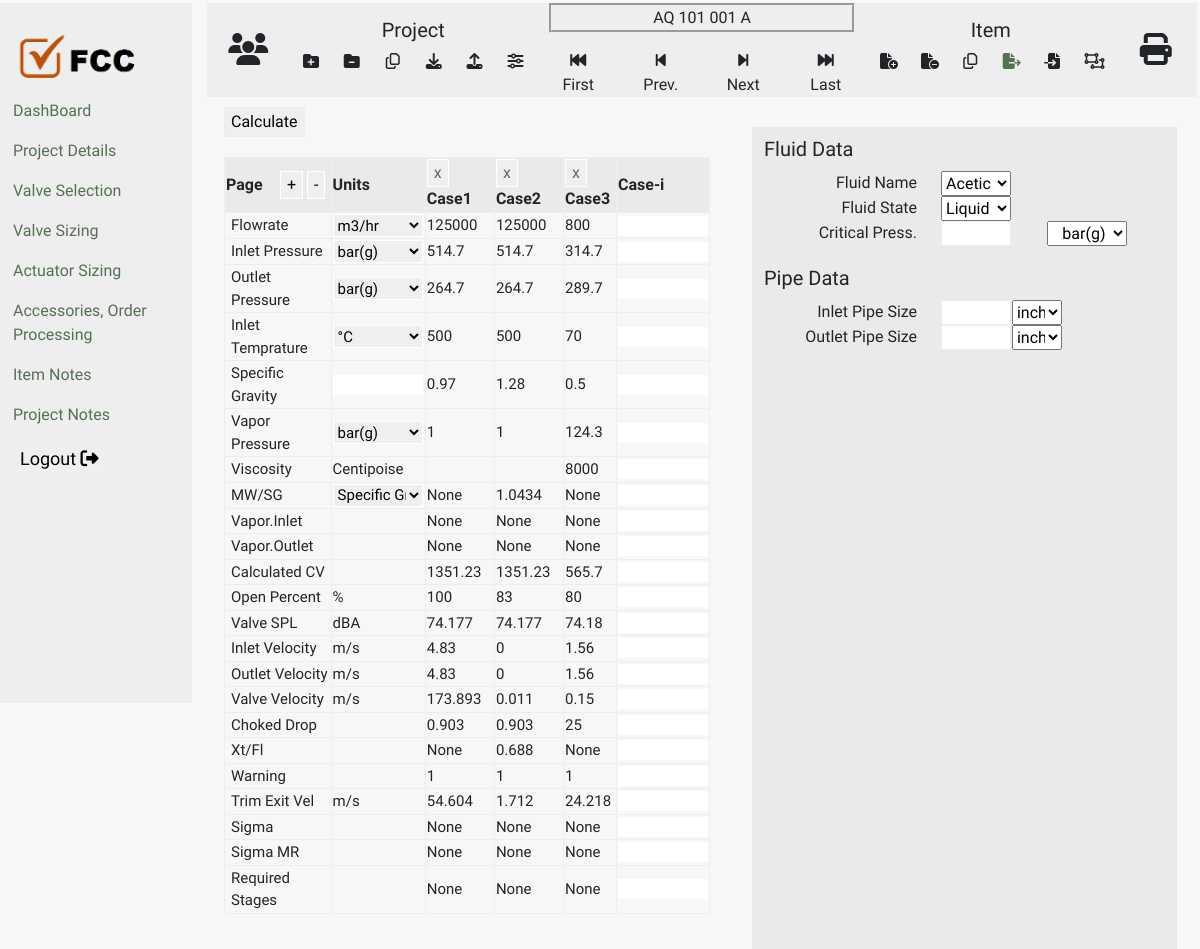
Before: /valve-sizing with the older database file.
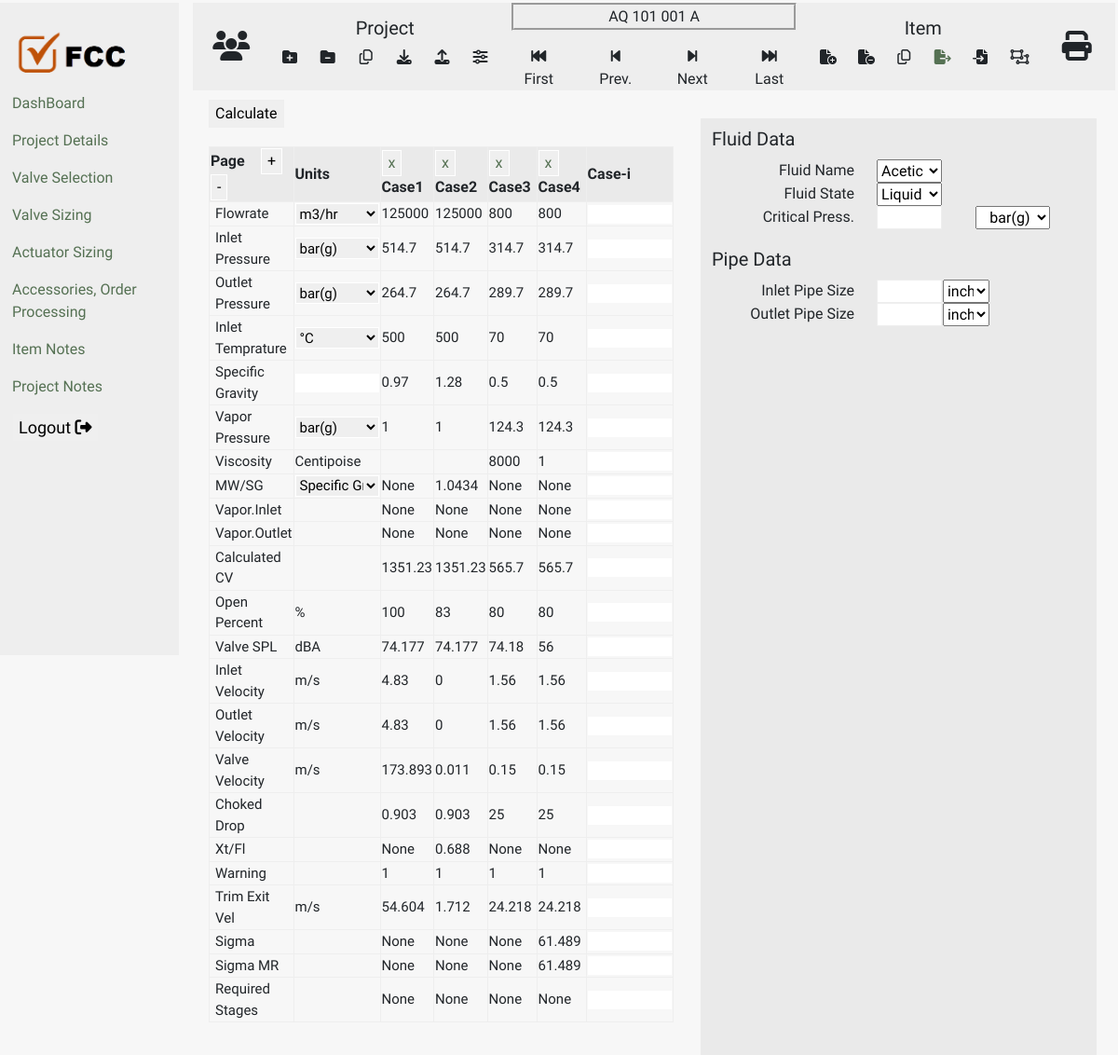
After: the same page with the newer database file.
### main.py (models this page shows)
class itemCases(db.Model):
    __tablename__ = "itemCases"
    id = Column(Integer, primary_key=True)
    flowrate = Column(Integer)
    iPressure = Column(Integer)
    oPressure = Column(Integer)
    iTemp = Column(Integer)
    sGravity = Column(Integer)
    vPressure = Column(Integer)
    viscosity = Column(Integer)
    vaporMW = Column(Integer)
    vaporInlet = Column(Integer)
    vaporOutlet = Column(Integer)
    CV = Column(Integer)
    openPercent = Column(Integer)
    valveSPL = Column(Integer)
    iVelocity = Column(Integer)
    oVelocity = Column(Integer)
    pVelocity = Column(Integer)
    chokedDrop = Column(Integer)
    Xt = Column(Integer)
    warning = Column(Integer)
    trimExVelocity = Column(Integer)
    sigmaMR = Column(Integer)
    reqStage = Column(Integer)
    fluidName = Column(Integer)
    fluidState = Column(Integer)
    criticalPressure = Column(Integer)
    iPipeSize = Column(Integer)
    iPipeSizeSch = Column(Integer)
    oPipeSize = Column(Integer)
    oPipeSizeSch = Column(Integer)
    itemID = Column(Integer, ForeignKey("itemMaster.id"))
    item = relationship("itemMaster", back_populates="cases")

### main.py (the view, shortened to what this page needs)
@app.route('/valve-sizing', methods=["GET", "POST"])
def valveSizing():
    with app.app_context():
        item_selected = db.session.query(itemMaster).filter_by(id=selected_item.id).first()
        itemCases_1 = db.session.query(itemCases).filter_by(itemID=item_selected.id).all()
        fluid_data = fluidName.query.all()
        case_len = len(itemCases_1)
        length_unit_list = [{'id': 'inch', 'name': 'inch'}, {'id': 'm', 'name': 'm'}, {'id': 'mm', 'name': 'mm'},
                            {'id': 'cm', 'name': 'cm'}]
        return render_template("Valve Sizing 2.html", title='Valve Sizing', cases=itemCases_1, item_d=item_selected,
                               fluid=fluid_data, len_c=range(case_len), length_unit=length_unit_list)

### templates/Valve Sizing 2.html (shortened to what the changed rows need)
{% block content %}
{% include "header.html" %}
    <div class="col-10">
      <form action="{{ url_for('valveSizing') }}" method="post">
        <div class="row">
        <div class="col-6 " style="margin-top:10px;margin-left:20px;">
          <div class="size">
            <table style="text-align: left;margin-top:20px;" >
              <thead class="th1" style="background-color:#EAEAEA">
                <tr>
                  <th style="width:30%">
                    <label style="width:50px;font-size:16px;" for="">Page</label>
                    <button type="button" name="button" style="border: 1px solid white;">+</button>
                    <button type="button" name="button" style="border: 1px solid white;">-</button>
                  </th>
                  <th style="width:20%">
                    <label style="width:50px;font-size:16px;" for="">Units</label>
                  </th>
                  {% for i in len_c %}
                  <th style="width:20%">
                    <button type="button" name="button" style="border: 1px solid white;"><a href="{{url_for('deleteCase', case_id=cases[i].id)}}">x</a></button>
                    <label style="width:50px;font-size:16px;" for="">Case{{i+1}}</label>
                  </th>
                  {% endfor %}
                  <th style="width:20%">
                    <label style="width:50px;font-size:16px;" for="">Case-i</label>
                  </th>
                </tr>
              </thead>
              <tbody class="size1">
                <tr>
                  <td><label style="margin-left:5px;" for="flowrate">Flowrate</label></td>
                  <td>
                    <select name="flowrate_unit" id="unit" style="width:90px; height: 23px;border: 1px solid white;">
                    </select>
                  </td>
                  {% for i in cases %}
                    <td class="">{{i.flowrate}}</td>
                  {% endfor %}
                  <td style="width:90px;"><input id="flowrate" name="flowrate" style="width:90px;border: 1px solid white;"></input></td>
                </tr>
                <tr>
                  <td><label style="margin-left:5px;" for="iPressure">Inlet Pressure</label></td>
                  <td>
                    <select name="iPresUnit" style="width:90px; height: 23px;border: 1px solid white;">
                    </select>
                  </td>
                  {% for i in cases %}
                    <td class="">{{i.iPressure}}</td>
                  {% endfor %}
                  <td style="width:90px;"><input id='iPressure' name="iPressure" style="width:90px;border: 1px solid white;"></input></td>
                </tr>
                <tr>
                  <td><label style="margin-left:5px;" for="oPressure">Outlet Pressure</label></td>
                  <td>
                    <select name="oPresUnit" style="width:90px; height: 23px;border: 1px solid white;">
                    </select>
                  </td>
                  {% for i in cases %}
                    <td class="">{{i.oPressure}}</td>
                  {% endfor %}
                  <td style="width:90px;"><input id="oPressure" name="oPressure" style="width:90px;border: 1px solid white;"></input></td>
                </tr>
                <tr>
                  <td><label style="margin-left:5px;" for="iTemp">Inlet Temprature</label></td>
                  <td>
                    <select name="iTempUnit" style="width:90px; height: 23px;border: 1px solid white;">
                    </select>
                  </td>
                  {% for i in cases %}
                    <td class="">{{i.iTemp}}</td>
                  {% endfor %}
                  <td style="width:90px;"><input id='iTemp' name="iTemp" style="width:90px;border: 1px solid white;"></input></td>
                </tr>
                <tr>
                  <td><label style="margin-left:5px;" for="sGravity">Specific Gravity</label></td>
                  <td style="width:90px;"><input style="width:90px;border: 1px solid white;"></input></td>
                  {% for i in cases %}
                    <td class="">{{i.sGravity}}</td>
                  {% endfor %}
                  <td style="width:90px;"><input id='sGravity' name="sGravity" style="width:90px;border: 1px solid white;"></input></td>
                </tr>
                <tr>
                  <td><label style="margin-left:5px;" for="vPressure">Vapor Pressure</label></td>
                  <td>
                    <select name="vPresUnit" style="width:90px; height: 23px;border: 1px solid white;">
                    </select>
                  </td>
                  {% for i in cases %}
                    <td class="">{{i.vPressure}}</td>
                  {% endfor %}
                  <td style="width:90px;"><input id="vPressure" name="vPressure" style="width:90px;border: 1px solid white;"></input></td>
                </tr>
                <tr>
                  <td><label style="margin-left:5px;" for="viscosity">Viscosity</label></td>
                  <td style="width:90px;">Centipoise</td>
                  {% for i in cases %}
                    <td class="">{{i.viscosity}}</td>
                  {% endfor %}
                  <td style="width:90px;"><input id="viscosity" name='viscosity' style="width:90px;border: 1px solid white;"></input></td>
                </tr>
                <tr>
                  <td><label style="margin-left:5px;" for="">MW/SG</label></td>
                  <td>
                    <select name="sg" style="width:90px; height: 23px;border: 1px solid white;">
                    </select>
                  </td>
                  {% for i in cases %}
                    <td class="">{{i.vaporMW}}</td>
                  {% endfor %}
                  <td style="width:90px;"><input name="sg_value" style="width:90px;border: 1px solid white;"></input></td>
                </tr>
                <tr>
                  <td><label style="margin-left:5px;" for="">Vapor.Inlet</label></td>
                  <td style="width:90px;"></td>
                  {% for i in cases %}
                    <td class="">{{i.vaporInlet}}</td>
                  {% endfor %}
                  <td style="width:90px;"><input style="width:90px;border: 1px solid white;"></input></td>
                </tr>
                <tr>
                  <td><label style="margin-left:5px;" for="">Vapor.Outlet</label></td>
                  <td style="width:90px;"></td>
                  {% for i in cases %}
                    <td class="">{{i.vaporOutlet}}</td>
                  {% endfor %}
                  <td style="width:90px;"><input style="width:90px;border: 1px solid white;"></input></td>
                </tr>
                <tr>
                  <td style="margin-left:5px;"><label style="margin-left:5px;" for="">Calculated CV</label></td>
                  <td style="width:90px;"></td>
                  {% for i in cases %}
                    <td class="">{{i.CV}}</td>
                  {% endfor %}
                  <td style="width:90px;"><input style="width:90px;border: 1px solid white;"></td>
                </tr>
                <tr>
                  <td><label style="margin-left:5px;" for="">Open Percent</label></td>
                  <td style="width:90px;">%</td>
                  {% for i in cases %}
                    <td class="">{{i.openPercent}}</td>
                  {% endfor %}
                  <td style="width:90px;"><input style="width:90px;border: 1px solid white;"></td>
                </tr>
                <tr>
                  <td><label style="margin-left:5px;" for="">Valve SPL</label></td>
                  <td>dBA</td>
                  {% for i in cases %}
                    <td class="">{{i.valveSPL}}</td>
                  {% endfor %}
                  <td style="width:90px;"><input style="width:90px;border: 1px solid white;"></td>
                </tr>
                <tr>
                  <td> <label style="margin-left:5px;" for="">Inlet Velocity</label></td>
                  <td>m/s</td>
                  {% for i in cases %}
                    <td class="">{{i.iVelocity}}</td>
                  {% endfor %}
                  <td style="width:90px;"><input style="width:90px;border: 1px solid white;"></td>
                </tr>
                <tr>
                  <td><label style="margin-left:5px;" for="">Outlet Velocity</label></td>
                  <td>m/s</td>
                  {% for i in cases %}
                    <td class="">{{i.oVelocity}}</td>
                  {% endfor %}
                  <td style="width:90px;"><input style="width:90px;border: 1px solid white;"></td>
                </tr>
                <tr>
                  <td><label style="margin-left:5px;" for="">Valve Velocity</label></td>
                  <td>m/s</td>
                  {% for i in cases %}
                    <td class="">{{i.pVelocity}}</td>
                  {% endfor %}
                  <td style="width:90px;"><input style="width:90px;border: 1px solid white;"></td>
                </tr>
                <tr>
                  <td><label style="margin-left:5px;" for="">Choked Drop</label></td>
                  <td></td>
                  {% for i in cases %}
                    <td class="">{{i.chokedDrop}}</td>
                  {% endfor %}
                  <td style="width:90px;"><input style="width:90px;border: 1px solid white;"></td>
                </tr>
                <tr>
                  <td><label style="margin-left:5px;" for="">Xt/Fl</label></td>
                  <td></td>
                  {% for i in cases %}
                    <td class="">{{i.Xt}}</td>
                  {% endfor %}
                  <td style="width:90px;"><input name="xt" style="width:90px;border: 1px solid white;"></td>
                </tr>
                <tr>
                  <td><label style="margin-left:5px;" for="">Warning</label></td>
                  <td></td>
                  {% for i in cases %}
                    <td class="">{{i.warning}}</td>
                  {% endfor %}
                  <td style="width:90px;"><input style="width:90px;border: 1px solid white;"></td>
                </tr>
                <tr>
                  <td><label style="margin-left:5px;" for="">Trim Exit Vel</label></td>
                  <td>m/s</td>
                  {% for i in cases %}
                    <td class="">{{i.trimExVelocity}}</td>
                  {% endfor %}
                  <td style="width:90px;"><input style="width:90px;border: 1px solid white;"></td>
                </tr>
                <tr>
                  <td><label style="margin-left:5px;" for="">Sigma</label></td>
                  <td></td>
                  {% for i in cases %}
                    <td class="">{{i.sigmaMR}}</td>
                  {% endfor %}
                  <td style="width:90px;"><input style="width:90px;border: 1px solid white;"></td>
                </tr>
                <tr>
                  <td><label style="margin-left:5px;" for="">Sigma MR</label></td>
                  <td></td>
                  {% for i in cases %}
                    <td class="">{{i.sigmaMR}}</td>
                  {% endfor %}
                  <td style="width:90px;"><input style="width:90px;border: 1px solid white;"></td>
                </tr>
                <tr>
                  <td><label style="margin-left:5px;" for="">Required Stages</label></td>
                  <td></td>
                  {% for i in cases %}
                    <td class="">{{i.reqStage}}</td>
                  {% endfor %}
                  <td style="width:90px;"><input style="width:90px;border: 1px solid white;"></td>
                </tr>
              </tbody>
            </table>
          </div>
        </div>
      </div>
      </form>
    </div>
  </div>
{% include "footer.html" %}
{% endblock %}

Changed rows visible on the page:
added itemCases: flowrate "800", iPressure "314.7", oPressure "289.7", iTemp "70", sGravity "0.5", vPressure "124.3", viscosity "1", vaporMW "None", vaporInlet "None", vaporOutlet "None", CV "565.7", openPercent "80", valveSPL "56", iVelocity "1.56", oVelocity "1.56", pVelocity "0.15", chokedDrop "25", Xt "None", warning "1", trimExVelocity "24.218", sigmaMR "61.489", reqStage "None"
Other visible differences:
new list line: "x Case 4"
